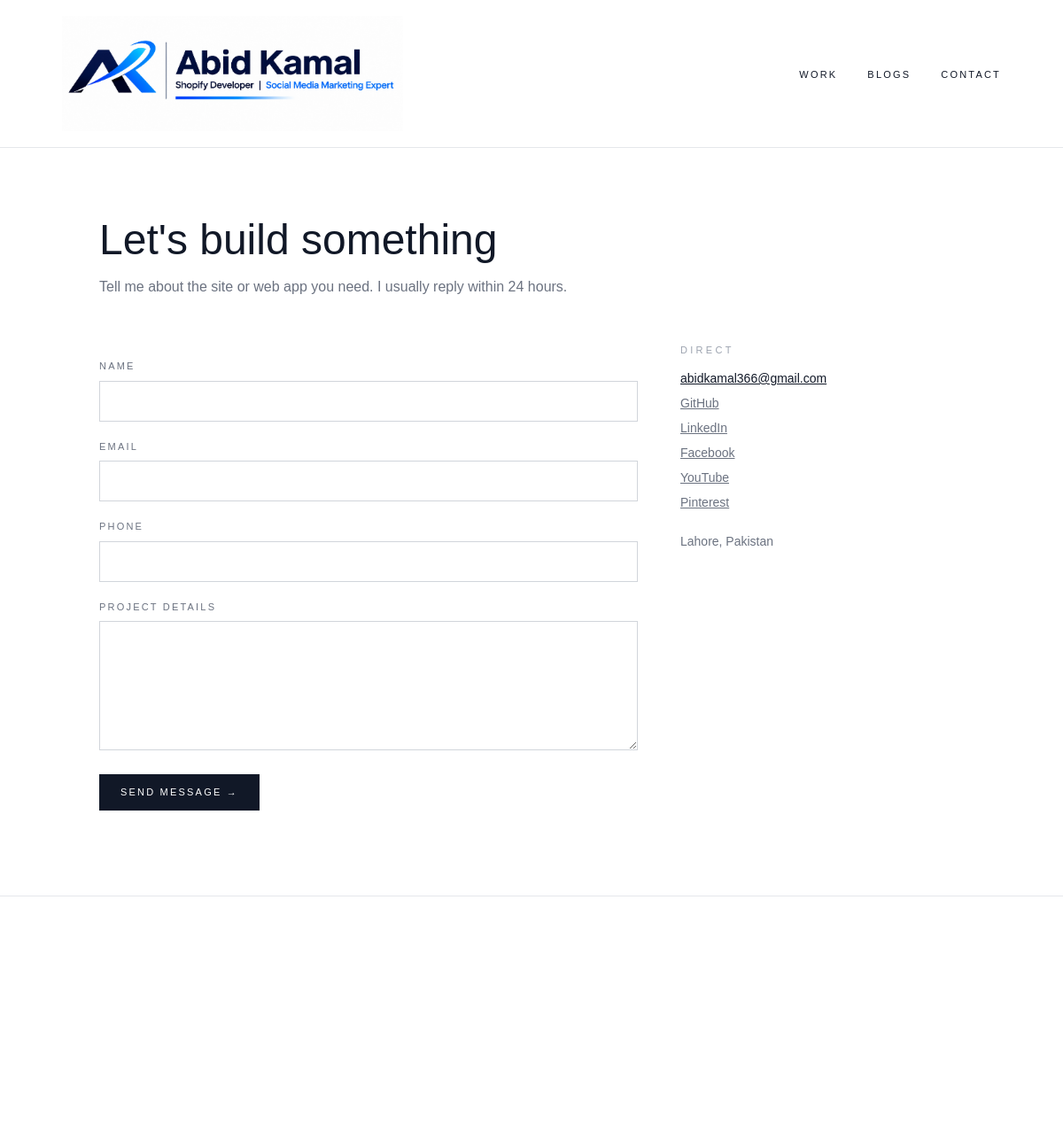
Page /contact/ on the committed database.
### core/models.py (models this page shows, shortened)
class HeaderNav(models.Model):
    title = models.CharField(max_length=50)
    url = models.CharField(max_length=200)
    order = models.IntegerField(default=0)
    is_active = models.BooleanField(default=True)
    class Meta:
        ordering = ['order']

class Profile(models.Model):
    name = models.CharField(max_length=100)
    role = models.CharField(max_length=150, default="Python & Django Web Developer")
    location = models.CharField(max_length=100, default="Lahore, Pakistan")
    email = models.EmailField()
    whatsapp = models.CharField(
        max_length=30,
        blank=True,
        help_text="Shown in the footer with a WhatsApp link, e.g. +92 308 5198908",
    )
    bio = models.TextField(help_text="2-3 short paragraphs. Plain text.")
    avatar = models.ImageField(upload_to='profile/', blank=True, null=True)
    github = models.URLField(blank=True)
    linkedin = models.URLField(blank=True)
    facebook = models.URLField(blank=True)
    youtube = models.URLField(blank=True)
    instagram = models.URLField(blank=True)
    pinterest = models.URLField(blank=True)
    twitter = models.URLField(blank=True)
    is_active = models.BooleanField(default=True)
    class Meta:
        verbose_name = "Profile"
        verbose_name_plural = "Profile"
    @property
    def whatsapp_link(self):
        number = ''.join(ch for ch in self.whatsapp if ch.isdigit())
        return f"https://wa.me/{number}" if number else ''

### core/views.py (the view, shortened to what this page needs)
# urls.py: path('contact/', views.contact, name='contact'),
def contact(request):
    return render(request, 'core/contact.html', {'sent': False})

### core/context_processors.py (called while the page is built)
def profile(request):
    try:
        prof = Profile.objects.filter(is_active=True).last()
    except (OperationalError, ProgrammingError):
        prof = None
    return {
        'profile': prof,
        'nav_name': prof.name.upper() if prof else 'PORTFOLIO',
    }

def hit_count(request):
    try:
        total = HitCount.objects.filter(path='total').values_list('count', flat=True).first() or 0
    except (OperationalError, ProgrammingError):
        total = 0
    return {'hit_count': total}

def header_navs(request):
    navs = HeaderNav.objects.filter(is_active=True).order_by('order')
    return {'header_navs': navs}

### core/templates/core/contact.html (shortened to what this page needs)
{% extends "core/base.html" %}
{% block content %}
<section aria-labelledby="contact-title" class="max-w-5xl mx-auto px-4 sm:px-6 pt-12 sm:pt-20 pb-20 sm:pb-24">
  <h1 id="contact-title" class="text-3xl sm:text-4xl md:text-5xl font-light" data-reveal>Let's build something</h1>
  <p class="mt-4 max-w-xl text-gray-500 leading-relaxed" data-reveal style="--d: 90ms">
    Tell me about the site or web app you need. I usually reply within 24 hours.
  </p>
  <div class="mt-10 sm:mt-12 grid gap-10 md:gap-12 md:grid-cols-[1fr_320px]">
    <form method="post" action="{% url 'contact' %}" class="space-y-5" data-reveal style="--d: 160ms">
      <div>
        <label for="name" class="block text-[11px] tracking-[0.2em] text-gray-500 mb-2">NAME</label>
        <input id="name" name="name" type="text" required autocomplete="name"
          class="w-full border border-gray-300 px-3 py-3 text-base sm:text-sm focus:outline-none focus:border-gray-900">
      </div>
      <div>
        <label for="email" class="block text-[11px] tracking-[0.2em] text-gray-500 mb-2">EMAIL</label>
        <input id="email" name="email" type="email" required autocomplete="email"
          class="w-full border border-gray-300 px-3 py-3 text-base sm:text-sm focus:outline-none focus:border-gray-900">
      </div>
      <div>
        <label for="phone" class="block text-[11px] tracking-[0.2em] text-gray-500 mb-2">PHONE</label>
        <input id="phone" name="phone" type="tel" autocomplete="tel" inputmode="tel"
          class="w-full border border-gray-300 px-3 py-3 text-base sm:text-sm focus:outline-none focus:border-gray-900">
      </div>
      <div>
        <label for="message" class="block text-[11px] tracking-[0.2em] text-gray-500 mb-2">PROJECT DETAILS</label>
        <textarea id="message" name="message" rows="6" required
          class="w-full border border-gray-300 px-3 py-3 text-base sm:text-sm focus:outline-none focus:border-gray-900"></textarea>
      </div>
      <button type="submit"
        class="w-full sm:w-auto bg-gray-900 text-white text-[11px] tracking-[0.2em] px-6 py-4 sm:py-3 arrow-move">
        SEND MESSAGE <span>→</span>
      </button>
    </form>
    <aside class="text-sm text-gray-500" data-reveal style="--d: 220ms">
      <h2 class="text-[11px] tracking-[0.3em] text-gray-400">DIRECT</h2>
      {% if profile %}
      <a href="mailto:{{ profile.email }}" class="mt-3 block text-gray-900 underline break-all">{{ profile.email }}</a>
      {% if profile.github %}
      <a href="{{ profile.github }}" rel="noopener" target="_blank" class="mt-2 block underline">GitHub</a>
      {% endif %}
      {% if profile.linkedin %}
      <a href="{{ profile.linkedin }}" rel="noopener" target="_blank" class="mt-2 block underline">LinkedIn</a>
      {% endif %}
      {% if profile.facebook %}
      <a href="{{ profile.facebook }}" rel="noopener" target="_blank" class="mt-2 block underline">Facebook</a>
      {% endif %}
      {% if profile.youtube %}
      <a href="{{ profile.youtube }}" rel="noopener" target="_blank" class="mt-2 block underline">YouTube</a>
      {% endif %}
      {% if profile.pinterest %}
      <a href="{{ profile.pinterest }}" rel="noopener" target="_blank" class="mt-2 block underline">Pinterest</a>
      {% endif %}
      {% else %}
      <p class="mt-3">Add your email in /admin/ → Profile.</p>
      {% endif %}
      <p class="mt-6">{{ profile.location|default:"Lahore, Pakistan" }}</p>
    </aside>
  </div>
</section>
{% endblock %}

### core/templates/core/base.html (shortened to what this page needs)
{% load static %}
<!DOCTYPE html>
<html lang="en">
<head>
  <script src="https://cdn.tailwindcss.com"></script>
  <link rel="stylesheet" href="{% static 'css/navbar.css' %}">
</head>
<body class="bg-white text-gray-900 page-enter">
  <header class="border-b border-gray-200">
    <a class="logo" href="{% url 'home' %}" aria-label="{{ profile.name|default:'Abid Kamal' }} — home">
      <img src="{% static 'img/abid-kamal-logo.jpg' %}" alt="{{ profile.name|default:'Abid Kamal' }} — Shopify Developer and Social Media Marketing Expert" width="2158" height="729">
    </a>
    <nav id="primary-nav" class="primary-nav">
      <ul>
        {% for nav in header_navs %}
        <li><a href="{{ nav.url }}">{{ nav.title }}</a></li>
        {% endfor %}
      </ul>
    </nav>
  </header>
  <main>
    {% block content %}{% endblock %}
  </main>
  <footer class="border-t border-gray-200">
  </footer>
</body>
</html>

### core/static/css/navbar.css (style rules this page uses)
body > header { position:sticky;top:0;z-index:50;width:100%;display:flex;align-items:center;justify-content:space-between;gap:16px;padding:16px calc(2.5% + 20px);background:#fff }
.logo { display:inline-block;width:100%;max-width:480px;min-width:0;text-decoration:none;color:#111827 }
.logo img { display:block;width:100%;height:130px;object-fit:contain;object-position:left center }
.primary-nav ul { display:flex;flex-wrap:wrap;align-items:center;gap:30px;margin:0;padding:0;list-style:none }
.primary-nav a { font-size:11px;letter-spacing:.2em;text-transform:uppercase;text-decoration:none;color:#111827;padding-bottom:2px;border-bottom:1px solid transparent;transition:border-color .3s ease,color .3s ease }
@media (min-width:640px) { body > header { padding:18px calc(2.5% + 40px) } }
@media (min-width:640px) { .primary-nav ul { gap:34px } }

### core/templates/core/base.html (style rules this page uses)
body { font-family: Helvetica, Arial, sans-serif; }
@media (prefers-reduced-motion: no-preference) { html { scroll-behavior: smooth; } }
@media (prefers-reduced-motion: no-preference) { .page-enter { animation: pageIn .5s ease both; } }
@media (prefers-reduced-motion: no-preference) { html.js [data-reveal] { opacity: 0; transform: translateY(26px); transition: opacity .8s cubic-bezier(.2, .6, .2, 1), transform .8s cubic-bezier(.2, .6, .2, 1); transition-delay: var(--d, 0ms); } }
@media (prefers-reduced-motion: no-preference) { html.js [data-reveal].is-visible { opacity: 1; transform: none; } }
@media (prefers-reduced-motion: no-preference) { .arrow-move span { display: inline-block; transition: transform .3s ease; } }

### rows in the picture
HeaderNav: title "WORK"
HeaderNav: title "BLOGS"
HeaderNav: title "CONTACT"
Profile: email "abidkamal366@gmail.com", location "Lahore, Pakistan"
